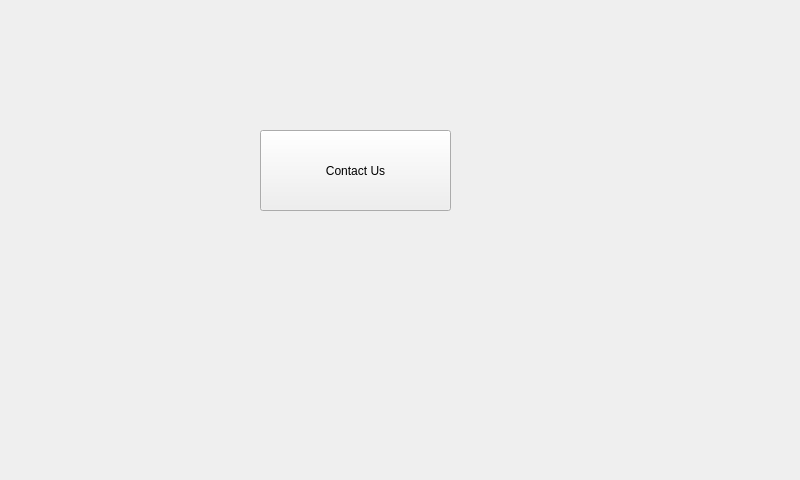
<?xml version="1.0" encoding="UTF-8"?>
<ui version="4.0">
 <class>WINMain</class>
 <widget class="QMainWindow" name="WINMain">
  <property name="geometry">
   <rect>
    <x>0</x>
    <y>0</y>
    <width>800</width>
    <height>480</height>
   </rect>
  </property>
  <property name="windowTitle">
   <string>WINMain</string>
  </property>
  <widget class="QWidget" name="centralWidget">
   <widget class="QPushButton" name="pushButton">
    <property name="geometry">
     <rect>
      <x>260</x>
      <y>130</y>
      <width>191</width>
      <height>81</height>
     </rect>
    </property>
    <property name="text">
     <string>Contact Us</string>
    </property>
   </widget>
  </widget>
 </widget>
 <layoutdefault spacing="6" margin="11"/>
 <resources/>
 <connections/>
</ui>
